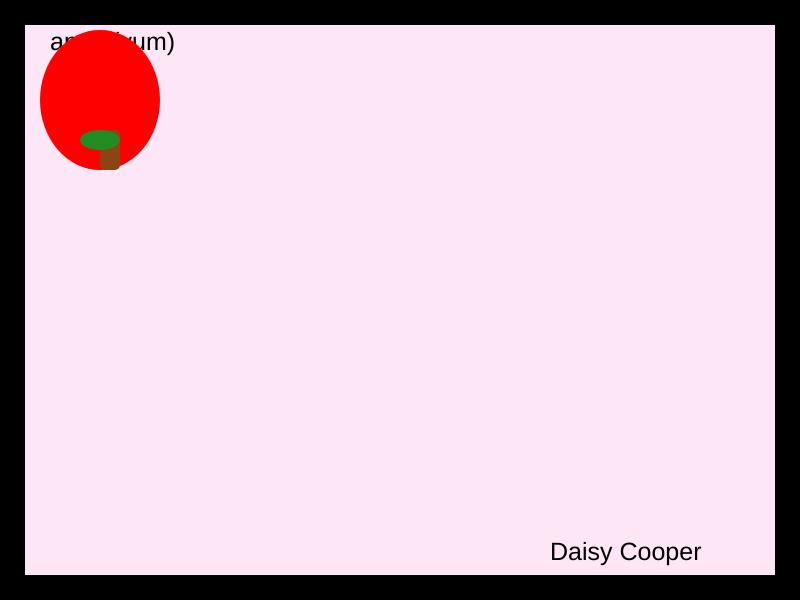
Frame 1 (no input)
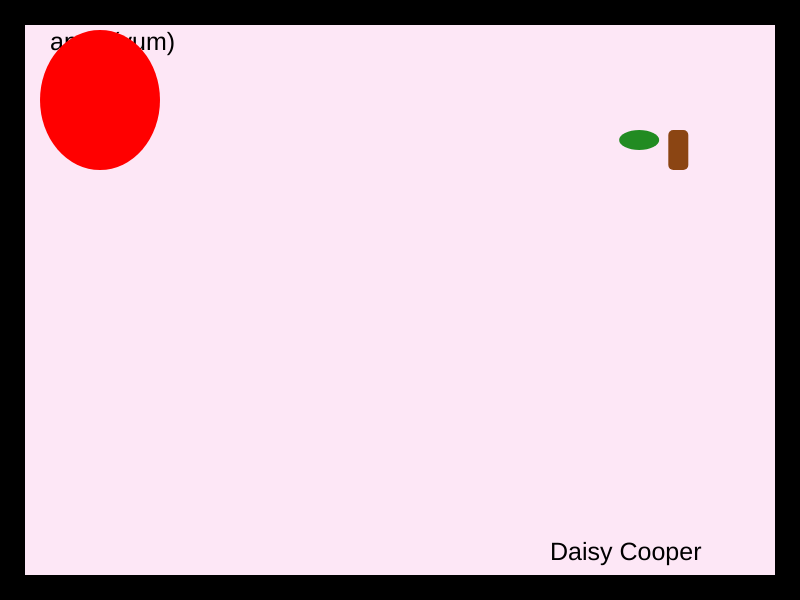
Frame 60 (no input)
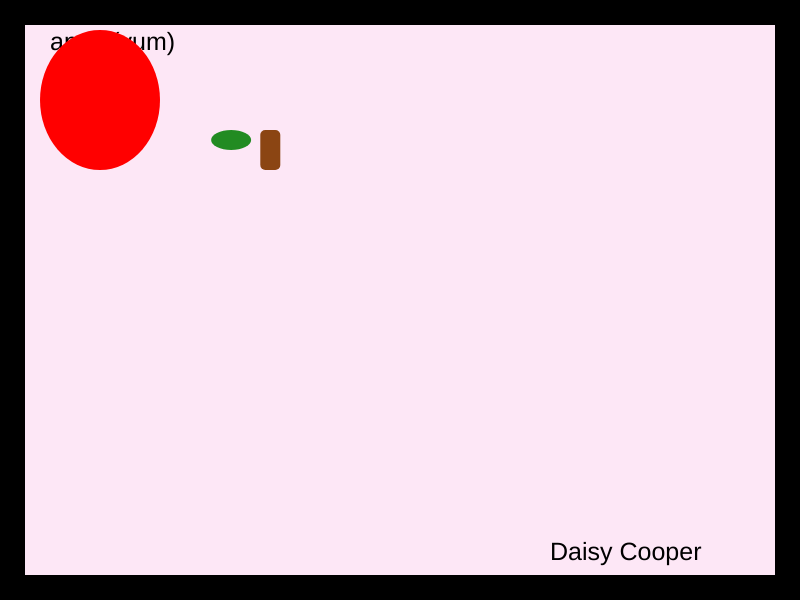
Frame 120 (the mouse pressed at the canvas centre since frame 60)

The p5.js sketch that drew these frames (run headless with seeded random() and noise() and a simulated clock; from frame 60 on, the mouse is pressed at the canvas centre):

// p5.js sketch
// ── sketch.js
var rectX = 100;
var ellipseX = 100;
var speed = 5;
var speedY = 5;

var x = 100;
var y = 100;

function setup()
{
    createCanvas(800,600);
  speed = random(1,20);
  speedY = random(1,20);
}

function draw()
{
    background(253,231,246);

    noStroke();
    //upper border
    fill(0);
    rect(0,0,800,25);
    //left border
    rect(0,25,25,600);
    // bottom border
    rect(25,575,800,25);
    //right boorder
    rect(775,25,25,600);

    fill(0);
    textSize(25);
    text("Daisy Cooper",550,560);
    text("apple(yum)",50,50);

    // shape 1
    fill(255,0,0);
    ellipse(x,y,120,140);
    if(keyIsPressed)
    {
        if(key == 'a')
        {
            x-=5;
        }

        else if(key == 'd') 
        {
            x+=5;
        }
        else if(key == 'w')
        {
            y-=5;
        }
        else if(key == 's')
        {
            y+=5;
        }
    }
  
    // shape 2
    fill(139,69,19);
    rect(rectX,130,20,40,5);
  rectX = rectX + speed;
  
  if(rectX >= width || rectX < 0)
  {
    speed = speed * -1
  }
  
    // shape 3
    fill(34,139,34);
    ellipse(ellipseX,140,40,20);
   ellipseX = ellipseX + speed;
  
  if(ellipseX >= width || ellipseX < 0)
    {
      speed = speed * -1
    }
}
